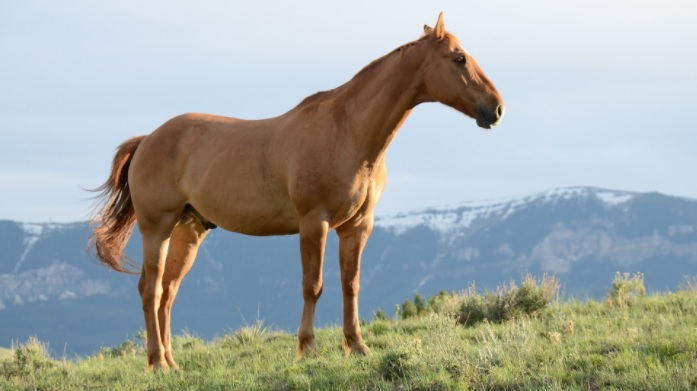
#> input picture opencv_python/horse.jpg, 697 x 391 px
$ python Canny_edge_detector.py
#> lines starting #> are read from the running program, lines starting #| are printed output that depends on the picture
import cv2
#only for TrackBar process
def nothing(x):
    pass
image = cv2.imread('horse.jpg')
#> image is the input picture: shape (391, 697, 3); mean B, G, R 162.8, 167.3, 162
switch = '0 : OFF \n1 : ON'
cv2.namedWindow('canny')
cv2.createTrackbar(switch, 'canny', 0, 1, nothing)
#> slider '0 : OFF \n1 : ON' is set to 1
cv2.createTrackbar('lower', 'canny', 0, 255, nothing)
#> slider 'lower' is set to 51
cv2.createTrackbar('upper', 'canny', 0, 255, nothing)
#> slider 'upper' is set to 255
while(1):


    lower = cv2.getTrackbarPos('lower', 'canny')
    upper = cv2.getTrackbarPos('upper', 'canny')
    s = cv2.getTrackbarPos(switch, 'canny')

    if s == 0:
        edges = image
    else:
        edges = cv2.Canny(image, lower, upper)
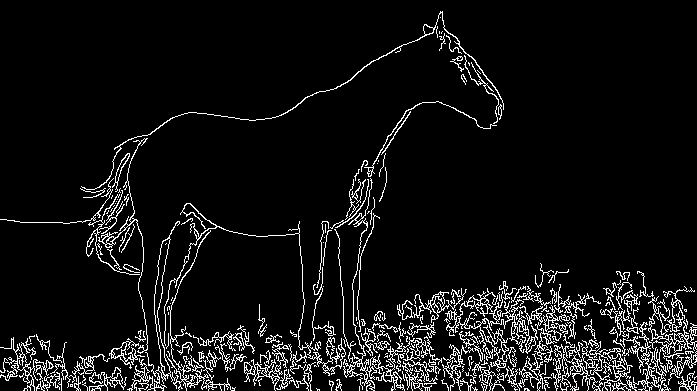
#> edges: shape (391, 697); 7.2% white in thin lines or dots


    cv2.imshow('canny', edges)
    cv2.imwrite("canny.jpg",edges)
    k = cv2.waitKey(1) & 0xFF
#> (key Esc is pressed here)
    if k == 27:
        break
cv2.destroyAllWindows()

$ run again, with opencv_python/lane.jpg copied over opencv_python/horse.jpg
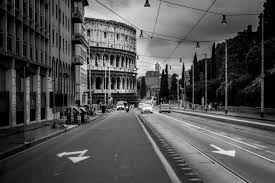
#> input picture opencv_python/lane.jpg, 275 x 183 px
#> image is the input picture: shape (183, 275, 3); min 0, max 255, mean 81.7
#> `edges = cv2.Canny(image, lower, upper)`:
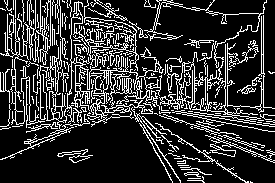
#> edges: shape (183, 275); 20% white in thin lines or dots

$ run again, with opencv_python/thrsh.jpg copied over opencv_python/horse.jpg
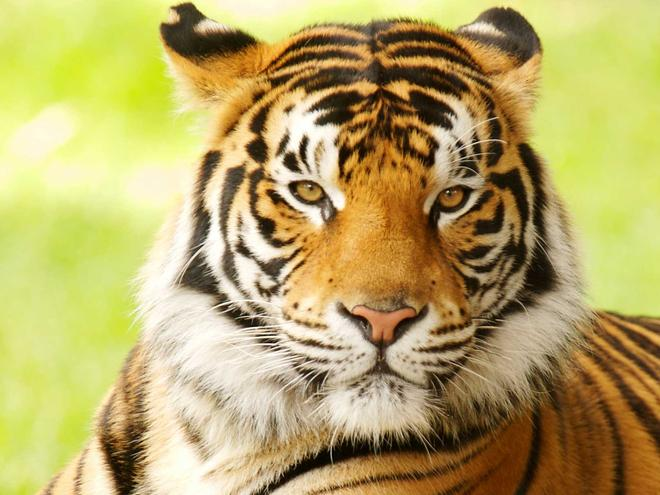
#> input picture opencv_python/thrsh.jpg, 660 x 495 px
#> image is the input picture: shape (495, 660, 3); mean B, G, R 102, 167, 182.6
#> `edges = cv2.Canny(image, lower, upper)`:
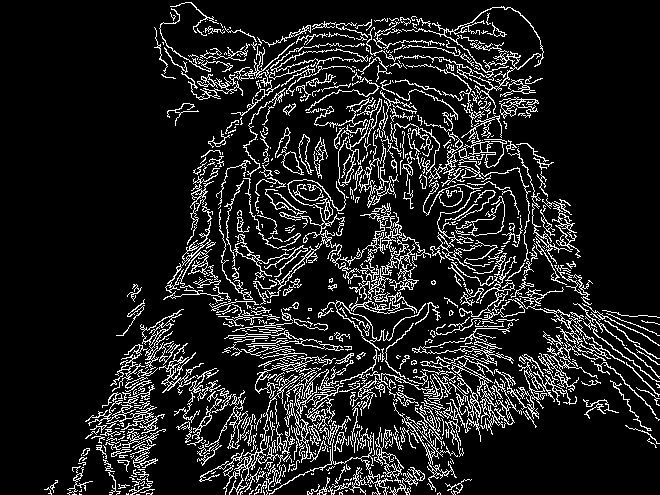
#> edges: shape (495, 660); 12.5% white in thin lines or dots
